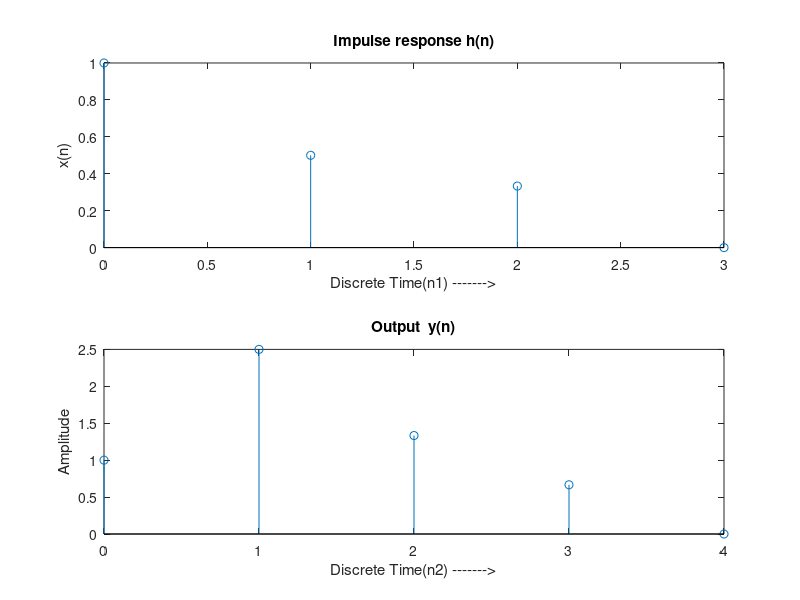

Write the MATLAB code that produced this figure.
%y(n)+1/2y(n-1)+1/3y(n-2)=x(n)
clc;
clear all;
close all;
b=[1];
a=[1;1/2;1/3];
h=impz(a,b,4);
disp('Impulse response h(n)');
disp(h);
n1=0:1:length(h)-1;
subplot(2,1,1);
stem(n1,h);
xlabel('Discrete Time(n1) ------->');
ylabel('x(n)');
title('Impulse response h(n)');
x=[1,2];
y=conv(h,x);
disp('output y(n)');
disp(y);
n2=0:1:length(y)-1;
subplot(2,1,2);
stem(n2,y);
xlabel('Discrete Time(n2) ------->');
ylabel('Amplitude');
title('Output  y(n)');
